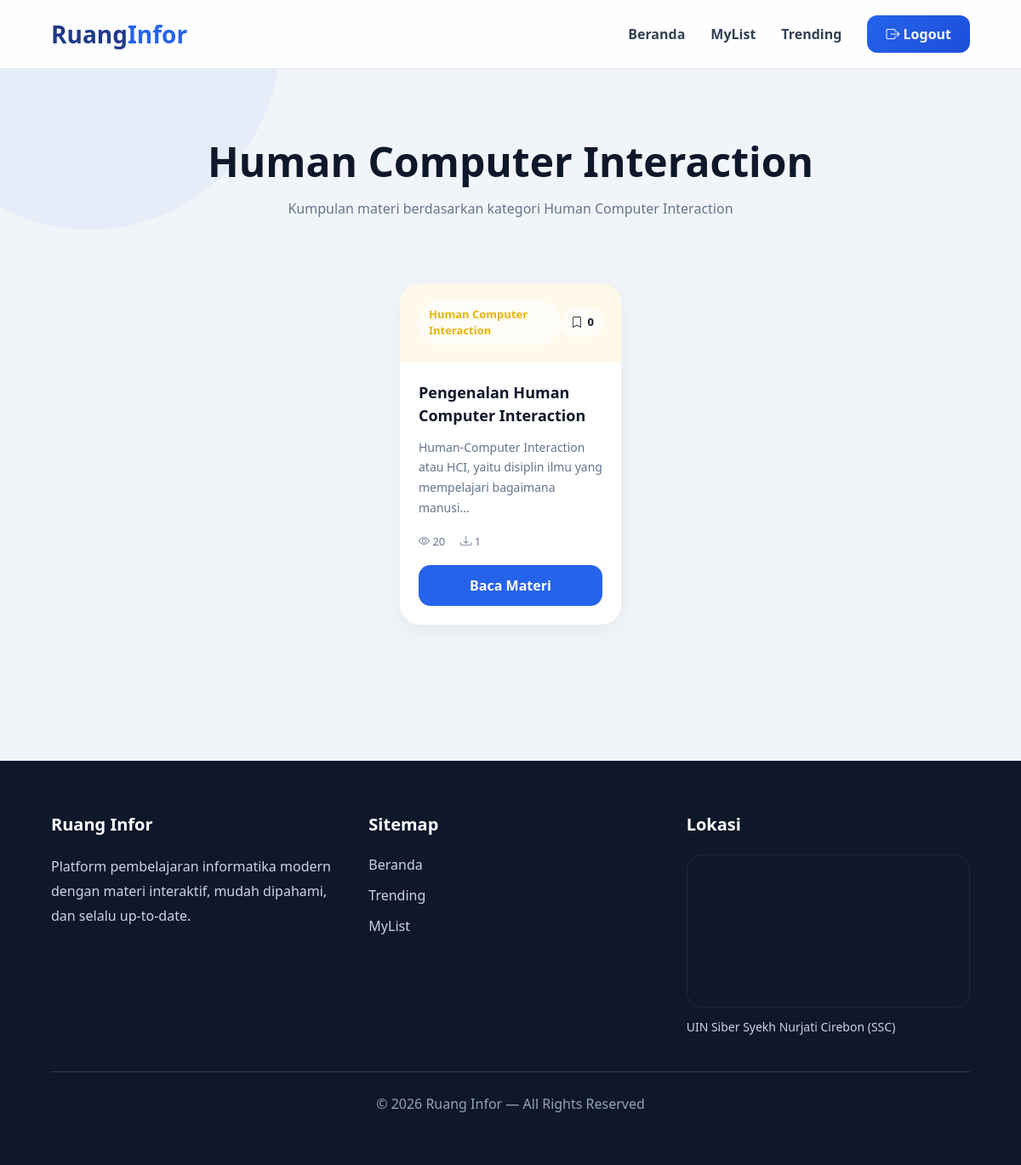
The app's page /users/kategori.php?id=4 with its own data.
### tables this page shows
CREATE TABLE `kategori` (
  `id_kategori` int(11) NOT NULL,
  `nama_kategori` varchar(100) NOT NULL,
  `deskripsi` text DEFAULT NULL,
  `icon` varchar(10) DEFAULT NULL,
  `warna` varchar(50) DEFAULT NULL,
  `created_at` datetime DEFAULT current_timestamp()
);

CREATE TABLE `materi` (
  `id_materi` int(11) NOT NULL,
  `id_kategori` int(11) DEFAULT NULL,
  `id_user` int(11) DEFAULT NULL,
  `judul` varchar(255) NOT NULL,
  `penulis` varchar(100) DEFAULT NULL,
  `isi` text DEFAULT NULL,
  `file` varchar(255) DEFAULT NULL,
  `views` int(11) DEFAULT 0,
  `unduhan` int(11) DEFAULT 0,
  `tanggal_publish` datetime DEFAULT current_timestamp()
);

### users/kategori.php (the view, shortened to what this page needs)
<?php
require_once __DIR__ . '/../config/koneksi.php';
$id_kategori = $_GET['id'];
$kategori = mysqli_query($conn, "
    SELECT * FROM kategori
    WHERE id_kategori = '$id_kategori'
");
$dataKategori = mysqli_fetch_assoc($kategori);
$materi = mysqli_query($conn, "
    SELECT
        materi.*,
        kategori.nama_kategori,
        kategori.warna,
        COUNT(bookmark.id) as total_bookmark
    FROM materi
    LEFT JOIN kategori
    ON materi.id_kategori = kategori.id_kategori
    LEFT JOIN bookmark
    ON materi.id_materi = bookmark.id_materi
    WHERE materi.id_kategori = '$id_kategori'
    GROUP BY materi.id_materi
    ORDER BY materi.tanggal_publish DESC
");
?>
<!DOCTYPE html>
<html lang="id">
<head>
    <link href="https://cdn.jsdelivr.net/npm/bootstrap@5.3.0/dist/css/bootstrap.min.css" rel="stylesheet">
    <link href="https://cdn.jsdelivr.net/npm/bootstrap-icons/font/bootstrap-icons.css" rel="stylesheet">
</head>
<body>
    <nav class="navbar-custom">
        <div class="logo">
            Ruang<span>Infor</span>
        </div>
        <div class="nav-menu">
            <a href="home.php">
                Beranda
            </a>
            <a href="mylist.php">
                MyList
            </a>
            <a href="home.php#trending">
                Trending
            </a>
            <a href="logout.php" class="btn-logout">
                <i class="bi bi-box-arrow-right"></i>
                Logout
            </a>
        </div>
    </nav>
    <section class="kategori-header">
        <h1>
            <?= $dataKategori['nama_kategori'] ?>
        </h1>
        <p>
            Kumpulan materi berdasarkan kategori
            <?= $dataKategori['nama_kategori'] ?>
        </p>
    </section>
    <section class="materi-section">
        <div class="materi-wrapper">
            <?php if (mysqli_num_rows($materi) > 0) : ?>
                <?php while ($m = mysqli_fetch_assoc($materi)) : ?>
                    <div class="materi-card">
                        <div class="materi-top"
                            style="
                            background: <?= $dataKategori['warna'] ?>15;
                            color: <?= $dataKategori['warna'] ?>;
                        ">
                            <div class="materi-kategori">
                                <?= $m['nama_kategori'] ?>
                            </div>
                            <div class="bookmark-icon">
                                <i class="bi bi-bookmark"></i>
                                <span>
                                    <?= $m['total_bookmark'] ?>
                                </span>
                            </div>
                        </div>
                        <div class="materi-body">
                            <h5>
                                <?= $m['judul'] ?>
                            </h5>
                            <p>
                                <?= substr(strip_tags($m['isi']), 0, 90) ?>...
                            </p>
                            <div class="materi-stat">
                                <span>
                                    <i class="bi bi-eye"></i>
                                    <?= $m['views'] ?>
                                </span>
                                <span>
                                    <i class="bi bi-download"></i>
                                    <?= $m['unduhan'] ?>
                                </span>
                            </div>
                            <a href="detail_materi.php?id=<?= $m['id_materi'] ?>">
                                <button class="btn-baca">
                                    Baca Materi
                                </button>
                            </a>
                        </div>
                    </div>
                <?php endwhile; ?>
            <?php endif; ?>
        </div>
    </section>
    <footer>
        <div class="footer-grid">
            <div>
                <div class="footer-title">
                    Ruang Infor
                </div>
                <div class="footer-desc">
                    Platform pembelajaran informatika modern
                    dengan materi interaktif, mudah dipahami,
                    dan selalu up-to-date.
                </div>
            </div>
            <div>
                <div class="footer-title">
                    Sitemap
                </div>
                <a href="home.php" class="footer-link">
                    Beranda
                </a>
                <a href="home.php#trending" class="footer-link">
                    Trending
                </a>
                <a href="mylist.php" class="footer-link">
                    MyList
                </a>
            </div>
            <div>
                <div class="footer-title">
                    Lokasi
                </div>
                <div class="footer-map">
                    <iframe
                        src="https://www.google.com/maps?q=UIN%20SSC%20Cirebon&output=embed"
                        allowfullscreen=""
                        loading="lazy">
                    </iframe>
                </div>
                <div class="footer-location-text">
                    UIN Siber Syekh Nurjati Cirebon (SSC)
                </div>
            </div>
        </div>
        <div class="copyright">
            © <?= date('Y') ?> Ruang Infor — All Rights Reserved
        </div>
    </footer>
</body>
</html>

### users/kategori.php (style rules this page uses)
* { margin: 0; padding: 0; box-sizing: border-box; }
body { background: #f1f5f9; font-family: 'Segoe UI', sans-serif; color: #0f172a; overflow-x: hidden; position: relative; }
body::before { content: ""; position: fixed; width: 450px; height: 450px; background: #2563eb; opacity: 0.05; border-radius: 50%; top: -180px; left: -120px; z-index: -1; }
body::after { content: ""; position: fixed; width: 350px; height: 350px; background: #1d4ed8; opacity: 0.05; border-radius: 50%; bottom: -150px; right: -120px; z-index: -1; }
a { text-decoration: none; }
.navbar-custom { background: rgba(255, 255, 255, 0.9); backdrop-filter: blur(10px); padding: 18px 60px; display: flex; justify-content: space-between; align-items: center; position: sticky; top: 0; z-index: 999; border-bottom: 1px solid #e2e8f0; }
.logo { font-size: 28px; font-weight: bold; color: #1e3a8a; }
.logo span { color: #2563eb; }
.nav-menu { display: flex; align-items: center; gap: 30px; }
.nav-menu a { color: #334155; font-weight: 600; transition: .3s; }
.btn-logout { background: linear-gradient(135deg, #2563eb, #1d4ed8); color: white !important; padding: 10px 22px; border-radius: 12px; transition: .3s; }
.kategori-header { padding: 80px 20px 50px; text-align: center; }
.kategori-header h1 { font-size: 48px; font-weight: bold; color: #0f172a; margin-bottom: 14px; }
.kategori-header p { font-size: 16px; color: #64748b; }
.materi-section { padding: 10px 20px 80px; }
.materi-wrapper { display: flex; justify-content: center; flex-wrap: wrap; gap: 24px; }
.materi-card { width: 260px; background: white; border-radius: 24px; overflow: hidden; box-shadow: 0 8px 24px rgba(0, 0, 0, .05); transition: .3s; }
.materi-top { padding: 20px; display: flex; justify-content: space-between; align-items: center; }
.materi-kategori { font-size: 13px; font-weight: 700; padding: 7px 14px; border-radius: 999px; background: rgba(255, 255, 255, .6); }
.bookmark-icon { display: flex; align-items: center; gap: 6px; background: rgba(255, 255, 255, .7); padding: 7px 12px; border-radius: 999px; font-size: 13px; font-weight: 600; color: #0f172a; }
.materi-body { padding: 22px; }
.materi-body h5 { font-size: 18px; font-weight: 700; color: #0f172a; line-height: 1.5; margin-bottom: 12px; }
.materi-body p { font-size: 14px; color: #64748b; line-height: 1.7; margin-bottom: 18px; }
.materi-stat { display: flex; gap: 18px; font-size: 13px; color: #64748b; margin-bottom: 18px; }
.btn-baca { width: 100%; border: none; padding: 12px; border-radius: 14px; background: #2563eb; color: white; font-weight: 600; transition: .3s; }
footer { background: #0f172a; color: white; margin-top: 80px; padding: 60px; }
.footer-grid { display: grid; grid-template-columns: repeat(auto-fit, minmax(220px, 1fr)); gap: 40px; }
.footer-title { font-size: 20px; font-weight: bold; margin-bottom: 20px; }
.footer-link { display: block; color: #cbd5e1; margin-bottom: 12px; transition: 0.3s; }
.footer-desc { color: #cbd5e1; line-height: 1.8; }
.footer-map { width: 100%; height: 180px; border-radius: 18px; overflow: hidden; margin-top: 10px; border: 1px solid rgba(255, 255, 255, 0.08); }
.footer-map iframe { width: 100%; height: 100%; border: none; }
.footer-location-text { margin-top: 12px; color: #cbd5e1; font-size: 14px; line-height: 1.6; }
.copyright { border-top: 1px solid #334155; margin-top: 40px; padding-top: 25px; text-align: center; color: #94a3b8; }

### records on screen
kategori: nama_kategori "Human Computer Interaction"
materi: id_kategori.nama_kategori "Human Computer Interaction", total_bookmark "0", judul "Pengenalan Human Computer Interaction", isi "Human-Computer Interaction atau HCI, yaitu disiplin ilmu yang mempelajari bagaimana manusi", views "20", unduhan "1"
